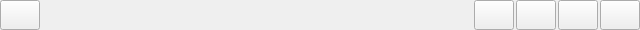
<?xml version="1.0" encoding="UTF-8"?>
<ui version="4.0">
 <class>CTitleBar</class>
 <widget class="QWidget" name="CTitleBar">
  <property name="geometry">
   <rect>
    <x>0</x>
    <y>0</y>
    <width>640</width>
    <height>30</height>
   </rect>
  </property>
  <layout class="QHBoxLayout" name="horizontalLayout">
   <property name="spacing">
    <number>2</number>
   </property>
   <property name="leftMargin">
    <number>0</number>
   </property>
   <property name="topMargin">
    <number>0</number>
   </property>
   <property name="rightMargin">
    <number>0</number>
   </property>
   <property name="bottomMargin">
    <number>0</number>
   </property>
   <item>
    <widget class="CPushButtonSta" name="Icon_PushButton">
     <property name="sizePolicy">
      <sizepolicy hsizetype="Minimum" vsizetype="Preferred">
       <horstretch>0</horstretch>
       <verstretch>0</verstretch>
      </sizepolicy>
     </property>
     <property name="minimumSize">
      <size>
       <width>0</width>
       <height>30</height>
      </size>
     </property>
     <property name="icon">
      <iconset resource="../_Resource/Logo/_Logo.qrc">
       <normaloff>:/Logo/Color Picker.svg</normaloff>:/Logo/Color Picker.svg</iconset>
     </property>
     <property name="iconSize">
      <size>
       <width>18</width>
       <height>18</height>
      </size>
     </property>
     <property name="checkable">
      <bool>true</bool>
     </property>
    </widget>
   </item>
   <item>
    <widget class="CWidgetMove" name="Title_Widget" native="true">
     <layout class="QVBoxLayout" name="verticalLayout">
      <property name="spacing">
       <number>0</number>
      </property>
      <property name="leftMargin">
       <number>9</number>
      </property>
      <property name="topMargin">
       <number>1</number>
      </property>
      <property name="rightMargin">
       <number>9</number>
      </property>
      <property name="bottomMargin">
       <number>1</number>
      </property>
      <item>
       <widget class="QLabel" name="Title_Label">
        <property name="sizePolicy">
         <sizepolicy hsizetype="MinimumExpanding" vsizetype="Preferred">
          <horstretch>0</horstretch>
          <verstretch>0</verstretch>
         </sizepolicy>
        </property>
        <property name="minimumSize">
         <size>
          <width>0</width>
          <height>28</height>
         </size>
        </property>
        <property name="font">
         <font>
          <pointsize>10</pointsize>
         </font>
        </property>
       </widget>
      </item>
     </layout>
    </widget>
   </item>
   <item>
    <widget class="QWidget" name="Control_Widget" native="true">
     <layout class="QHBoxLayout" name="Control_Widget_Layout">
      <property name="spacing">
       <number>2</number>
      </property>
      <property name="leftMargin">
       <number>0</number>
      </property>
      <property name="topMargin">
       <number>0</number>
      </property>
      <property name="rightMargin">
       <number>0</number>
      </property>
      <property name="bottomMargin">
       <number>0</number>
      </property>
      <item>
       <widget class="CPushButtonSta" name="ATop_PushButton">
        <property name="sizePolicy">
         <sizepolicy hsizetype="Minimum" vsizetype="Preferred">
          <horstretch>0</horstretch>
          <verstretch>0</verstretch>
         </sizepolicy>
        </property>
        <property name="minimumSize">
         <size>
          <width>30</width>
          <height>30</height>
         </size>
        </property>
        <property name="toolTip">
         <string notr="true">Always On Top</string>
        </property>
        <property name="icon">
         <iconset resource="../_Resource/Button/_Button.qrc">
          <normaloff>:/Button/Spiral.svg</normaloff>:/Button/Spiral.svg</iconset>
        </property>
        <property name="iconSize">
         <size>
          <width>14</width>
          <height>14</height>
         </size>
        </property>
        <property name="checkable">
         <bool>true</bool>
        </property>
       </widget>
      </item>
      <item>
       <widget class="CPushButtonSta" name="Minimize_PushButton">
        <property name="sizePolicy">
         <sizepolicy hsizetype="Minimum" vsizetype="Preferred">
          <horstretch>0</horstretch>
          <verstretch>0</verstretch>
         </sizepolicy>
        </property>
        <property name="minimumSize">
         <size>
          <width>30</width>
          <height>30</height>
         </size>
        </property>
        <property name="toolTip">
         <string notr="true">Minimize</string>
        </property>
        <property name="icon">
         <iconset resource="../_Resource/Direction/_Direction.qrc">
          <normaloff>:/Direction/Left.svg</normaloff>:/Direction/Left.svg</iconset>
        </property>
        <property name="iconSize">
         <size>
          <width>14</width>
          <height>14</height>
         </size>
        </property>
       </widget>
      </item>
      <item>
       <widget class="CPushButtonSta" name="Maximize_PushButton">
        <property name="sizePolicy">
         <sizepolicy hsizetype="Minimum" vsizetype="Preferred">
          <horstretch>0</horstretch>
          <verstretch>0</verstretch>
         </sizepolicy>
        </property>
        <property name="minimumSize">
         <size>
          <width>30</width>
          <height>30</height>
         </size>
        </property>
        <property name="toolTip">
         <string notr="true">Maximize</string>
        </property>
        <property name="icon">
         <iconset resource="../_Resource/Direction/_Direction.qrc">
          <normaloff>:/Direction/Up.svg</normaloff>:/Direction/Up.svg</iconset>
        </property>
        <property name="iconSize">
         <size>
          <width>14</width>
          <height>14</height>
         </size>
        </property>
        <property name="checkable">
         <bool>true</bool>
        </property>
       </widget>
      </item>
      <item>
       <widget class="CPushButtonSta" name="Close_PushButton">
        <property name="sizePolicy">
         <sizepolicy hsizetype="Minimum" vsizetype="Preferred">
          <horstretch>0</horstretch>
          <verstretch>0</verstretch>
         </sizepolicy>
        </property>
        <property name="minimumSize">
         <size>
          <width>30</width>
          <height>30</height>
         </size>
        </property>
        <property name="toolTip">
         <string notr="true">Close</string>
        </property>
        <property name="accessibleName">
         <string notr="true">CTitleBarButtonClose</string>
        </property>
        <property name="icon">
         <iconset resource="../_Resource/Button/_Button.qrc">
          <normaloff>:/Button/Radio.svg</normaloff>:/Button/Radio.svg</iconset>
        </property>
        <property name="iconSize">
         <size>
          <width>14</width>
          <height>14</height>
         </size>
        </property>
       </widget>
      </item>
     </layout>
    </widget>
   </item>
  </layout>
 </widget>
 <customwidgets>
  <customwidget>
   <class>CPushButtonSta</class>
   <extends>QPushButton</extends>
   <header>CWidget/CPushButtonSta.hpp</header>
  </customwidget>
  <customwidget>
   <class>CWidgetMove</class>
   <extends>QWidget</extends>
   <header>CTitle/CWidgetMove.hpp</header>
   <container>1</container>
  </customwidget>
 </customwidgets>
 <resources>
  <include location="../_Resource/Button/_Button.qrc"/>
  <include location="../_Resource/Logo/_Logo.qrc"/>
  <include location="../_Resource/Direction/_Direction.qrc"/>
 </resources>
 <connections/>
</ui>
